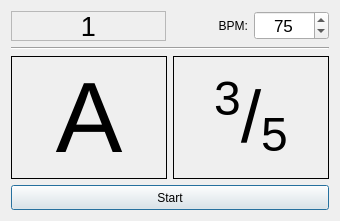
<?xml version="1.0" encoding="UTF-8"?>
<ui version="4.0">
 <class>Dialog</class>
 <widget class="QDialog" name="Dialog">
  <property name="geometry">
   <rect>
    <x>0</x>
    <y>0</y>
    <width>340</width>
    <height>221</height>
   </rect>
  </property>
  <property name="minimumSize">
   <size>
    <width>340</width>
    <height>0</height>
   </size>
  </property>
  <property name="maximumSize">
   <size>
    <width>340</width>
    <height>16777215</height>
   </size>
  </property>
  <property name="windowTitle">
   <string>Transforms Trainer</string>
  </property>
  <property name="windowIcon">
   <iconset>
    <normaloff>../res/key.png</normaloff>../res/key.png</iconset>
  </property>
  <layout class="QVBoxLayout" name="verticalLayout">
   <item>
    <layout class="QHBoxLayout" name="horizontalLayout_2">
     <item>
      <widget class="QLabel" name="lTick">
       <property name="minimumSize">
        <size>
         <width>155</width>
         <height>0</height>
        </size>
       </property>
       <property name="maximumSize">
        <size>
         <width>16777215</width>
         <height>30</height>
        </size>
       </property>
       <property name="font">
        <font>
         <pointsize>20</pointsize>
        </font>
       </property>
       <property name="frameShape">
        <enum>QFrame::StyledPanel</enum>
       </property>
       <property name="lineWidth">
        <number>1</number>
       </property>
       <property name="text">
        <string>1</string>
       </property>
       <property name="alignment">
        <set>Qt::AlignCenter</set>
       </property>
      </widget>
     </item>
     <item>
      <widget class="QLabel" name="label">
       <property name="text">
        <string>BPM:</string>
       </property>
       <property name="alignment">
        <set>Qt::AlignRight|Qt::AlignTrailing|Qt::AlignVCenter</set>
       </property>
      </widget>
     </item>
     <item>
      <widget class="QSpinBox" name="sbBPM">
       <property name="font">
        <font>
         <pointsize>13</pointsize>
        </font>
       </property>
       <property name="alignment">
        <set>Qt::AlignCenter</set>
       </property>
       <property name="maximum">
        <number>260</number>
       </property>
       <property name="value">
        <number>75</number>
       </property>
      </widget>
     </item>
    </layout>
   </item>
   <item>
    <widget class="Line" name="line">
     <property name="orientation">
      <enum>Qt::Horizontal</enum>
     </property>
    </widget>
   </item>
   <item>
    <layout class="QHBoxLayout" name="horizontalLayout">
     <item>
      <widget class="QLabel" name="lKey">
       <property name="minimumSize">
        <size>
         <width>85</width>
         <height>0</height>
        </size>
       </property>
       <property name="font">
        <font>
         <pointsize>75</pointsize>
        </font>
       </property>
       <property name="frameShape">
        <enum>QFrame::Panel</enum>
       </property>
       <property name="text">
        <string>A</string>
       </property>
       <property name="alignment">
        <set>Qt::AlignCenter</set>
       </property>
      </widget>
     </item>
     <item>
      <widget class="QLabel" name="lTransform">
       <property name="minimumSize">
        <size>
         <width>85</width>
         <height>0</height>
        </size>
       </property>
       <property name="font">
        <font>
         <pointsize>55</pointsize>
        </font>
       </property>
       <property name="frameShape">
        <enum>QFrame::Panel</enum>
       </property>
       <property name="text">
        <string>&lt;html&gt;&lt;head/&gt;&lt;body&gt;&lt;p&gt;&lt;span style=&quot; vertical-align:super;&quot;&gt;3&lt;/span&gt;/&lt;span style=&quot; vertical-align:sub;&quot;&gt;5&lt;/span&gt;&lt;/p&gt;&lt;/body&gt;&lt;/html&gt;</string>
       </property>
       <property name="alignment">
        <set>Qt::AlignCenter</set>
       </property>
      </widget>
     </item>
    </layout>
   </item>
   <item>
    <widget class="QPushButton" name="pbStart">
     <property name="minimumSize">
      <size>
       <width>0</width>
       <height>25</height>
      </size>
     </property>
     <property name="text">
      <string>Start</string>
     </property>
     <property name="checkable">
      <bool>true</bool>
     </property>
    </widget>
   </item>
  </layout>
 </widget>
 <resources/>
 <connections/>
</ui>
